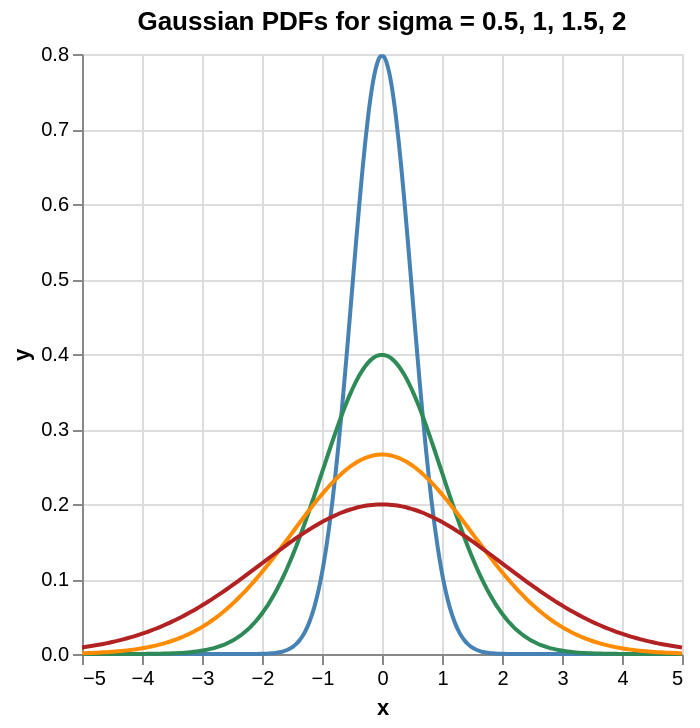

Here is the Vega-Lite specification saved for this chart:
### Vega-Lite specification from a JSON file in a GitHub repository (floating-point values rounded to 4 significant figures; data arrays with more than 128 entries replaced by an {"elided": "..."} marker saying what was removed)
{"$schema": "https://vega.github.io/schema/vega-lite/v6.json", "title": "Gaussian PDFs for sigma = 0.5, 1, 1.5, 2", "data": {"values": []}, "layer": [{"data": {"values": {"elided": "200 records"}}, "mark": {"type": "line", "interpolate": "monotone", "color": "steelblue"}, "encoding": {"x": {"field": "x", "type": "quantitative"}, "y": {"field": "y", "type": "quantitative"}}}, {"data": {"values": {"elided": "200 records"}}, "mark": {"type": "line", "interpolate": "monotone", "color": "seagreen"}, "encoding": {"x": {"field": "x", "type": "quantitative"}, "y": {"field": "y", "type": "quantitative"}}}, {"data": {"values": {"elided": "200 records"}}, "mark": {"type": "line", "interpolate": "monotone", "color": "darkorange"}, "encoding": {"x": {"field": "x", "type": "quantitative"}, "y": {"field": "y", "type": "quantitative"}}}, {"data": {"values": {"elided": "200 records"}}, "mark": {"type": "line", "interpolate": "monotone", "color": "firebrick"}, "encoding": {"x": {"field": "x", "type": "quantitative"}, "y": {"field": "y", "type": "quantitative"}}}]}
